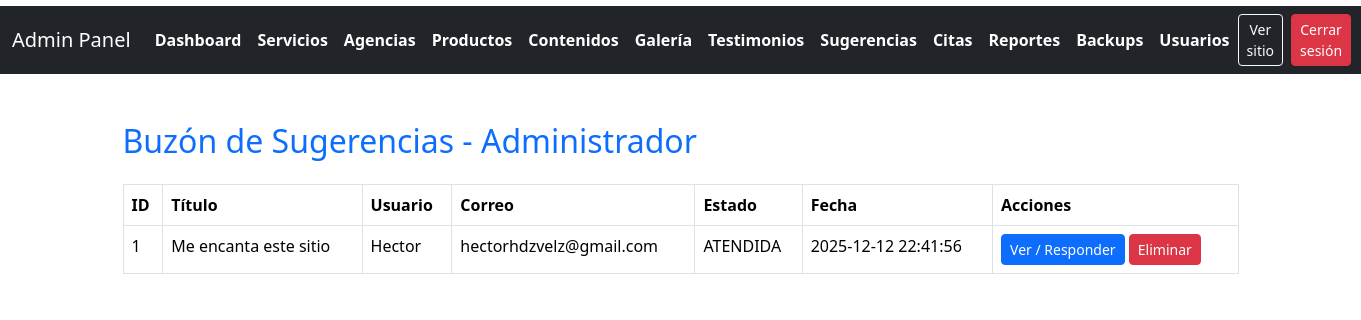
The page /public/admin/sugerencias.php (signed in) on the database its author committed.
### tables this page shows
CREATE TABLE `sugerencia` (
  `idSugerencia` int(11) NOT NULL,
  `Usuario_idUsuario` int(11) DEFAULT NULL,
  `Titulo` varchar(150) NOT NULL,
  `Descripcion` text NOT NULL,
  `Estado` enum('PENDIENTE','EN_PROCESO','ATENDIDA','CERRADA') DEFAULT 'PENDIENTE',
  `FechaRegistro` datetime NOT NULL DEFAULT current_timestamp()
);

CREATE TABLE `usuario` (
  `idUsuario` int(11) NOT NULL,
  `Nombre` varchar(60) NOT NULL,
  `ApellidoP` varchar(60) NOT NULL,
  `ApellidoM` varchar(60) NOT NULL,
  `Email` varchar(100) NOT NULL,
  `PasswordHash` varchar(255) NOT NULL,
  `Telefono` varchar(25) NOT NULL,
  `FechaRegistro` datetime NOT NULL DEFAULT current_timestamp(),
  `Activo` tinyint(1) NOT NULL DEFAULT 1,
  `Tipo` varchar(45) NOT NULL,
  `FechaActualizacion` datetime DEFAULT NULL,
  `IntentosFallidos` int(11) NOT NULL DEFAULT 0,
  `BloqueadoHasta` datetime DEFAULT NULL,
  `PasswordResetToken` varchar(64) DEFAULT NULL,
  `PasswordResetExpires` datetime DEFAULT NULL
);

### app/models/Sugerencia.php (called while the page is built, shortened)
<?php
class Sugerencia {
    public static function getAll($pdo) {
        $sql = 'SELECT s.*, u.Nombre AS UsuarioNombre, u.Email AS UsuarioEmail FROM Sugerencia s LEFT JOIN Usuario u ON s.Usuario_idUsuario = u.idUsuario ORDER BY s.FechaRegistro DESC';
        return $pdo->query($sql)->fetchAll();
    }
}
?>

### public/admin/sugerencias.php (the view, shortened to what this page needs)
<?php
require_once '../../app/config/db.php';
require_once '../../app/models/Sugerencia.php';
$sugerencias = Sugerencia::getAll($pdo);
?>
<!DOCTYPE html>
<html lang="es">
<head>
    <link rel="stylesheet" href="../assets/css/style.css">
    <link href="https://cdn.jsdelivr.net/npm/bootstrap@5.3.2/dist/css/bootstrap.min.css" rel="stylesheet">
</head>
<body>
<?php include __DIR__ . '/partials/admin_nav.php'; ?>
    <div class="container py-5">
        <h2 class="text-primary mb-4">Buzón de Sugerencias - Administrador</h2>
        <table class="table table-bordered table-hover">
            <thead>
                <tr>
                    <th>ID</th>
                    <th>Título</th>
                    <th>Usuario</th>
                    <th>Correo</th>
                    <th>Estado</th>
                    <th>Fecha</th>
                    <th>Acciones</th>
                </tr>
            </thead>
            <tbody>
                <?php foreach ($sugerencias as $s): ?>
                <tr>
                    <td><?= $s['idSugerencia'] ?></td>
                    <td><?= htmlspecialchars($s['Titulo']) ?></td>
                    <td><?= htmlspecialchars($s['UsuarioNombre'] ?? 'Anónimo') ?></td>
                    <td><?= htmlspecialchars($s['UsuarioEmail'] ?? '') ?></td>
                    <td><?= $s['Estado'] ?></td>
                    <td><?= $s['FechaRegistro'] ?></td>
                    <td>
                        <a href="sugerencia_responder.php?id=<?= $s['idSugerencia'] ?>" class="btn btn-sm btn-primary">Ver / Responder</a>
                        <a href="../../app/controllers/SugerenciaController.php?eliminar=<?= $s['idSugerencia'] ?>" class="btn btn-sm btn-danger" onclick="return confirm('¿Eliminar sugerencia?')">Eliminar</a>
                    </td>
                </tr>
                <?php endforeach; ?>
            </tbody>
        </table>
    </div>
</body>
</html>

### public/assets/css/style.css (style rules this page uses)
body { font-family: 'Segoe UI', Arial, sans-serif; background-color: #f8f9fa; color: #333; }
h1, h2, h3, h4 { font-weight: 700; }
.btn-primary { background-color: #007bff; border: none; }
.text-primary { color: #007bff !important; }
:root { --red: #e60000; --purple: #7b2ad1; --yellow: #fff176; --title-yellow: #ffe56b; --nav-height: 110px; --font-sans: "Helvetica Neue", Arial, Helvetica, sans-serif; }
* { box-sizing: border-box; }
body { margin: 0; font-family: var(--font-sans); background: #fff; }

### rows shown on the page
sugerencia: idSugerencia "1", Titulo "Me encanta este sitio", Usuario_idUsuario.Nombre "Hector", Usuario_idUsuario.Email "hectorhdzvelz@gmail.com", Estado "ATENDIDA", FechaRegistro "2025-12-12 22:41:56"
